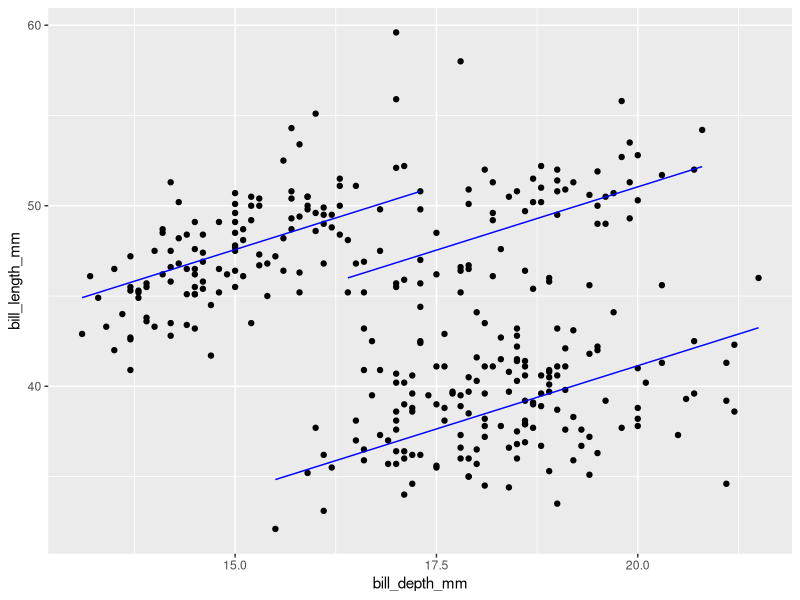
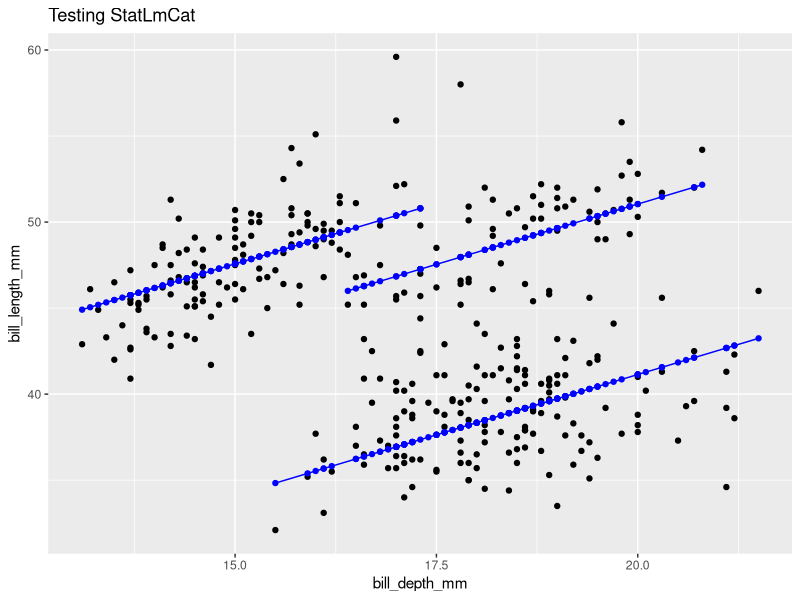
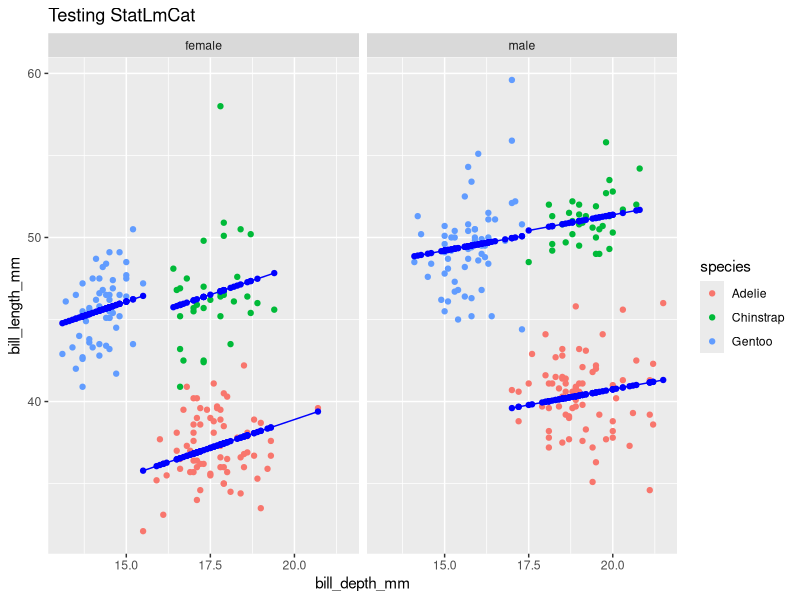
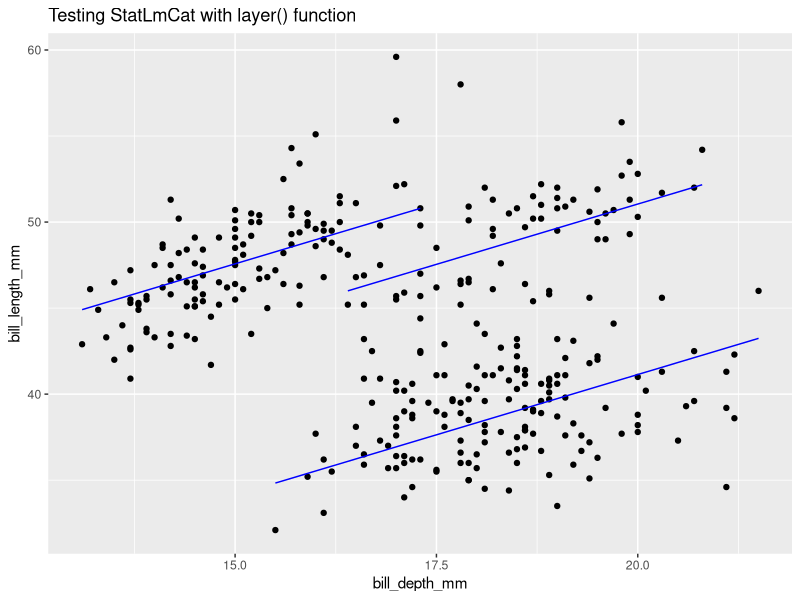
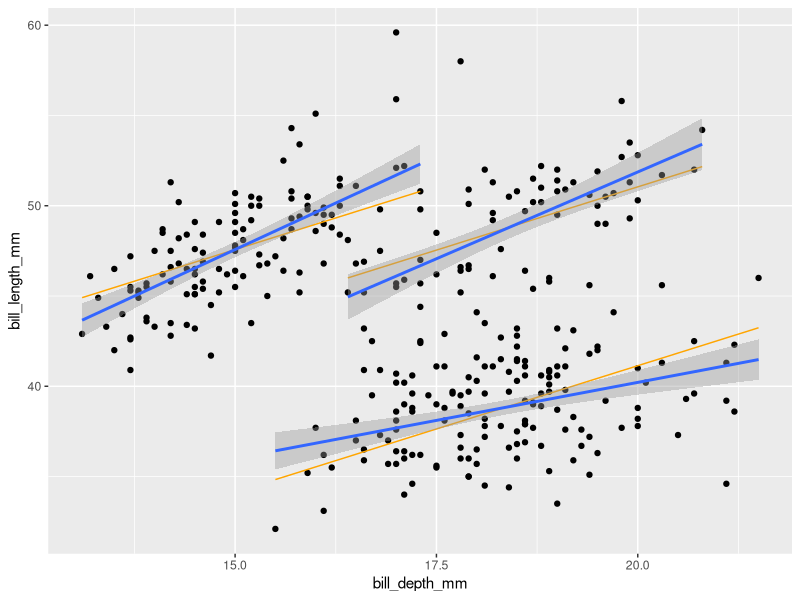
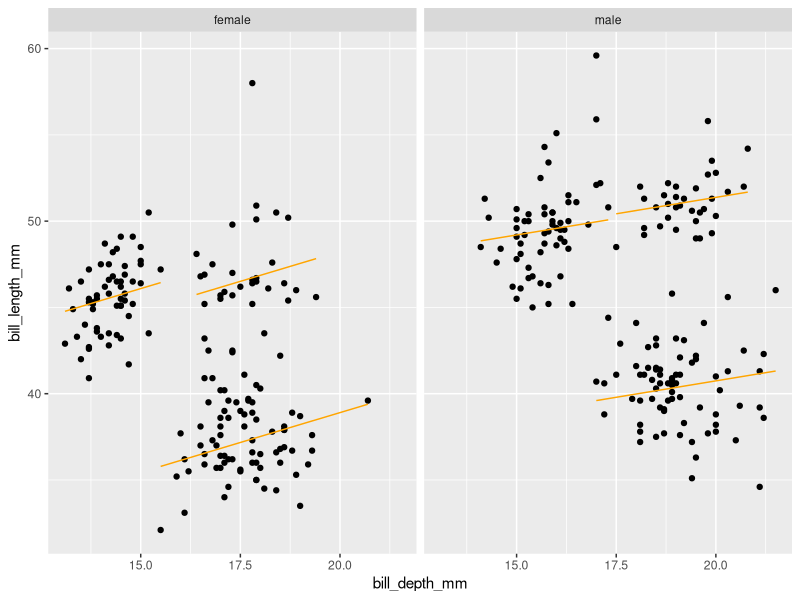

These figures' R source, in order:
## ---- chunk 1
#| label: fitted_1

library(tidyverse)
penguins <- remove_missing(palmerpenguins::penguins)

model <- lm(formula = bill_length_mm ~ bill_depth_mm + 
              species, 
            data = penguins) 

penguins_w_fitted <- penguins |> 
  mutate(fitted = model$fitted.values)

penguins |> 
  ggplot() + 
  aes(x = bill_depth_mm, 
      y = bill_length_mm,
      group = species) +
  geom_point() + 
  geom_line(data = penguins_w_fitted,
             aes(y = fitted),
             color = "blue")
## ---- chunk 2
layer_data(plot = last_plot(), 
           i = 2) # the fitted y (not the raw data y) is of interest
## ---- chunk 3
#| label: fitted_2

compute_panel_lm_cat <- function(data, scales){

  model<-lm(formula = y ~ x + cat, data = data)
  
  data |> 
    mutate(y = model$fitted.values)
  
}
## ---- chunk 4
## Test compute. 
penguins |>
  select(x = bill_depth_mm, 
         y = bill_length_mm,
         cat = species) |>
  compute_panel_lm_cat()
## ---- chunk 5
#| label: fitted_3
StatLmCat <- ggplot2::ggproto(`_class` = "StatLmCat",
                                  `_inherit` = ggplot2::Stat,
                                  required_aes = c("x", "y", "cat"),
                                  compute_panel = compute_panel_lm_cat)
## ---- chunk 6
penguins |> 
  ggplot() + 
  aes(x = bill_depth_mm,
      y = bill_length_mm,
      cat = species) + 
  geom_point() + 
  geom_point(stat = StatLmCat, color = "blue") +
  geom_line(stat = StatLmCat, color = "blue") + 
  labs(title = "Testing StatLmCat")

## ---- chunk 7
last_plot() + 
  aes(color = species) + 
  facet_wrap(facet = vars(sex))
## ---- chunk 8
penguins |> 
  ggplot() + 
  aes(x = bill_depth_mm,
      y = bill_length_mm,
      cat = species) + 
  geom_point() + 
  layer(geom = GeomLine, 
        stat = StatLmCat, 
        position = "identity", 
        params = list(color = "blue")) + 
  labs(title = "Testing StatLmCat with layer() function")
## ---- chunk 9
#| label: fitted_4

stat_lm_cat <- function(mapping = NULL, data = NULL, geom = "line", position = "identity", 
    ..., show.legend = NA, inherit.aes = TRUE) {
    layer(data = data, mapping = mapping, stat = StatLmCat, 
        geom = geom, position = position, show.legend = show.legend, 
        inherit.aes = inherit.aes, params = list(na.rm = FALSE, 
            ...))
}
## ---- chunk 10
geom_lm_cat <- stat_lm_cat
## ---- chunk 11
# user-facing function
geom_lm_cat <- function(mapping = NULL, data = NULL, 
                         stat = "lm_cat", position = "identity", 
                         ..., show.legend = NA, inherit.aes = TRUE) 
{
    layer(data = data, mapping = mapping, stat = stat, 
        geom = GeomLine, position = position, show.legend = show.legend, 
        inherit.aes = inherit.aes, params = rlang::list2(na.rm = FALSE, 
            ...))
}
## ---- chunk 12
#| label: fitted_5
penguins |> 
  ggplot() + 
  aes(x = bill_depth_mm, 
      y = bill_length_mm,
      cat = species) +
  geom_point() + 
  geom_lm_cat(color = "orange") +
  geom_smooth(method = "lm", 
              alpha = .4) 
## ---- chunk 13
#| label: fitted_6
penguins |> 
  ggplot() + 
  aes(x = bill_depth_mm, 
      y = bill_length_mm,
      cat = species) +
  geom_point() + 
  geom_lm_cat(color = "orange") + 
  facet_wrap(facets = vars(sex))
## ---- chunk 14
library(tidyverse)

# Step 1. Define compute
compute_panel_lm_cat <- function(data, scales){
  model <- lm(formula = y ~ x + cat, data = data)
  data |> 
    mutate(y = model$fitted.values)
}


# Step 2. Define Stat
StatLmCat = ggproto(`_class` = "StatLmCat",
                      `_inherit` = Stat,
                      required_aes = c("x", "y"),
                      compute_group = compute_panel_lm_cat)

# Step 3. Define user-facing functions

## define stat_*()
stat_lm_cat <- function(mapping = NULL, data = NULL, 
                         geom = "line", position = "identity", 
                         ..., show.legend = NA, inherit.aes = TRUE) 
{
    layer(data = data, mapping = mapping, stat = StatLmCat, 
        geom = geom, position = position, show.legend = show.legend, 
        inherit.aes = inherit.aes, params = rlang::list2(na.rm = FALSE, 
            ...))
}

## define geom_*()
geom_lm_cat <- stat_lm_cat
